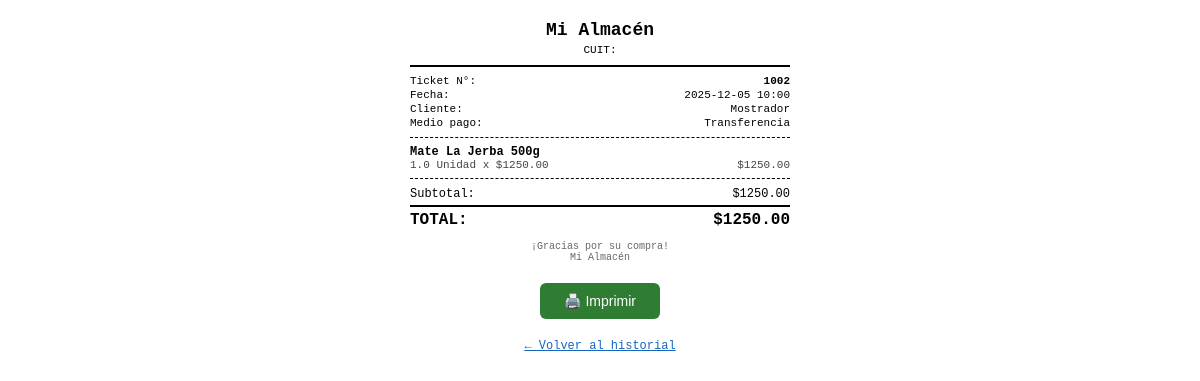
The app's page /venta/2/ticket (signed in) with its own data.
### tables this page shows
CREATE TABLE config (
            clave TEXT PRIMARY KEY,
            valor TEXT
        );

CREATE TABLE ventas (
            id INTEGER PRIMARY KEY AUTOINCREMENT,
            numero_ticket INTEGER,
            fecha TEXT,
            hora TEXT,
            cliente_id INTEGER DEFAULT 0,
            cliente_nombre TEXT DEFAULT 'Mostrador',
            medio_pago TEXT DEFAULT 'Efectivo',
            subtotal REAL DEFAULT 0,
            descuento_adicional REAL DEFAULT 0,
            total REAL DEFAULT 0,
            vendedor TEXT DEFAULT '',
            temporada TEXT DEFAULT ''
        );

CREATE TABLE ventas_detalle (
            id INTEGER PRIMARY KEY AUTOINCREMENT,
            venta_id INTEGER REFERENCES ventas(id) ON DELETE CASCADE,
            producto_id INTEGER DEFAULT 0,
            codigo_interno TEXT DEFAULT '',
            descripcion TEXT DEFAULT '',
            categoria TEXT DEFAULT '',
            unidad TEXT DEFAULT '',
            cantidad REAL DEFAULT 1,
            precio_unitario REAL DEFAULT 0,
            descuento REAL DEFAULT 0,
            subtotal REAL DEFAULT 0
        );

### app.py (the view)
@app.route('/venta/<int:vid>/ticket')
@login_required
def venta_ticket(vid):
    v = db.q("SELECT * FROM ventas WHERE id=?", (vid,), fetchone=True)
    detalle = db.get_venta_detalle(vid)
    cfg = db.get_config()
    return render_template('ticket.html', venta=v, detalle=detalle, cfg=cfg)

### app.py (called while the page is built)
def login_required(f):
    @wraps(f)
    def decorated(*args, **kwargs):
        if 'user' not in session:
            flash('⚠ Debés iniciar sesión para acceder.', 'warning')
            return redirect(url_for('login', next=request.path))
        return f(*args, **kwargs)
    return decorated

@app.before_request
def before():
    global _scheduler_started
    db.init_db()
    if not _scheduler_started:
        _scheduler_started = True
        iniciar_backup_scheduler()
    public = {'/login', '/static'}
    if any(request.path.startswith(p) for p in public):
        return
    if request.path == '/favicon.ico':
        return
    if 'user' in session:
        try:
            inv_at = db.get_config().get('sessions_invalidated_at', '')
            login_at = session.get('login_date', '')
            if inv_at and login_at and login_at < inv_at:
                session.clear()
        except Exception:
            pass
    if 'user' not in session and request.endpoint not in ('login', 'apagar_rapido', 'static', None):
        return redirect(url_for('login', next=request.path))

### database.py (called while the page is built, shortened)
def get_conn():
    conn = sqlite3.connect(DB_PATH)
    conn.row_factory = sqlite3.Row
    conn.execute("PRAGMA foreign_keys = ON")
    return conn

def q(sql, params=(), fetchall=True, fetchone=False, commit=False):
    conn = get_conn()
    try:
        c = conn.cursor()
        c.execute(sql, params)
        if commit:
            conn.commit()
            return c.lastrowid
        if fetchone:
            return c.fetchone()
        if fetchall:
            return c.fetchall()
    finally:
        conn.close()

def init_db():
    global _db_initialized
    if _db_initialized:
        return

def get_config():
    rows = q("SELECT clave, valor FROM config")
    return {r['clave']: r['valor'] for r in rows}

def get_alertas_count():
    r = q("""SELECT
        COALESCE(SUM(CASE WHEN s.stock_actual<=0 THEN 1 ELSE 0 END),0) as sin_stock,
        COALESCE(SUM(CASE WHEN s.stock_actual>0 AND s.stock_actual<=s.stock_minimo THEN 1 ELSE 0 END),0) as critico,
        COALESCE(SUM(CASE WHEN s.stock_actual>s.stock_minimo AND s.stock_actual<=s.stock_minimo*1.5 THEN 1 ELSE 0 END),0) as bajo
        FROM stock s JOIN productos p ON p.id=s.producto_id WHERE p.activo=1""", fetchone=True)
    if r:
        return {'sin_stock': r['sin_stock'] or 0, 'critico': r['critico'] or 0, 'bajo': r['bajo'] or 0}
    return {'sin_stock':0,'critico':0,'bajo':0}

### templates/ticket.html (shortened to what this page needs)
<!DOCTYPE html>
<html lang="es">
<head>
</head>
<body>
<div class="header">
  <h2>{{ cfg.get('nombre_negocio', 'ALMACÉN') }}</h2>
  <p>CUIT: {{ cfg.get('cuit', '—') }}</p>
</div>
<div class="info-row"><span>Ticket N°:</span><strong>{{ venta.numero_ticket }}</strong></div>
<div class="info-row"><span>Fecha:</span><span>{{ venta.fecha }} {{ venta.hora }}</span></div>
<div class="info-row"><span>Cliente:</span><span>{{ venta.cliente_nombre }}</span></div>
<div class="info-row"><span>Medio pago:</span><span>{{ venta.medio_pago }}</span></div>
<div class="items">
{% for item in detalle %}
<div class="item">
  <div class="desc">{{ item.descripcion }}</div>
  <div class="detail">
    <span>{{ item.cantidad }} {{ item.unidad }} x ${{ "%.2f"|format(item.precio_unitario) }}{% if item.descuento > 0 %} (-{{ "%.0f"|format(item.descuento*100) }}%){% endif %}</span>
    <span>${{ "%.2f"|format(item.subtotal) }}</span>
  </div>
</div>
{% endfor %}
</div>
<div class="totals">
  <div class="total-row"><span>Subtotal:</span><span>${{ "%.2f"|format(venta.subtotal) }}</span></div>
  <div class="total-row total-final"><span>TOTAL:</span><span>${{ "%.2f"|format(venta.total) }}</span></div>
</div>
<div class="footer">
  ¡Gracias por su compra!<br>
  {{ cfg.get('nombre_negocio','') }}
</div>
<button class="btn-print no-print" onclick="window.print()">🖨️ Imprimir</button>
<a href="/historial" class="no-print" style="display:block;text-align:center;margin-top:8px;color:#1565c0">← Volver al historial</a>
</body>
</html>

### templates/ticket.html (style rules this page uses)
body { font-family: 'Courier New', monospace; font-size: 12px; max-width: 380px; margin: 20px auto; color: #000; }
.header { text-align: center; border-bottom: 2px solid #000; padding-bottom: 8px; margin-bottom: 8px; }
.header h2 { font-size: 18px; margin: 0 0 4px; }
.header p { margin: 1px 0; font-size: 11px; }
.info-row { display: flex; justify-content: space-between; margin: 2px 0; font-size: 11px; }
.items { border-top: 1px dashed #000; border-bottom: 1px dashed #000; margin: 8px 0; padding: 4px 0; }
.item { margin: 3px 0; }
.item .desc { font-weight: bold; }
.item .detail { display: flex; justify-content: space-between; font-size: 11px; color: #444; }
.totals { margin-top: 8px; }
.total-row { display: flex; justify-content: space-between; margin: 2px 0; }
.total-final { font-size: 16px; font-weight: bold; border-top: 2px solid #000; padding-top: 4px; margin-top: 4px; }
.footer { text-align: center; margin-top: 12px; font-size: 10px; color: #666; }
.btn-print { display: block; margin: 20px auto; padding: 10px 24px; background: #2e7d32; color: #fff; border: none; border-radius: 6px; cursor: pointer; font-size: 14px; }

### records on screen
config: get "Mi Almacén"
ventas: numero_ticket "1002", fecha "2025-12-05", hora "10:00", cliente_nombre "Mostrador", medio_pago "Transferencia", subtotal "1250.00", total "1250.00"
ventas_detalle: descripcion "Mate La Jerba 500g", cantidad "1.0", unidad "Unidad", precio_unitario "1250.00", subtotal "1250.00"
